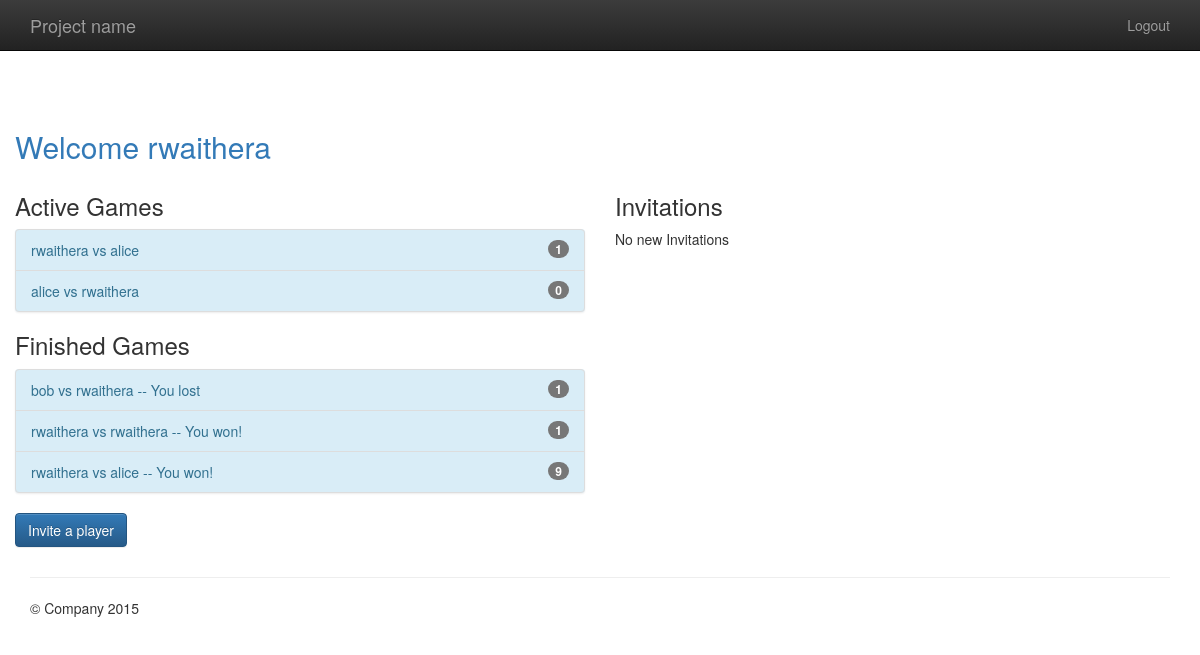
The app's page /player/home/ (signed in) with its own data.
### gameplay/models.py (models this page shows, shortened)
class Game(models.Model):
    first_player = models.ForeignKey(User, related_name="games_first_player")
    second_player = models.ForeignKey(User, related_name="games_second_player")
    start_time = models.DateTimeField(auto_now_add=True)
    last_active = models.DateTimeField(auto_now=True)
    status = models.CharField(max_length=1, default='F', choices=GAMES_STATUS_CHOICES)
    objects = GameQuerySet.as_manager()
    def get_absolute_url(self):
        return reverse("gameplay_detail", args=[self.id])
    def __str__(self):
        return "{0} vs {1}".format(self.first_player, self.second_player)

### player/views.py (the view)
# urls.py: url(r'home/$', welcome, name="player_home"),
@login_required
def welcome(request):
    my_games = Game.objects.games_for_user(request.user)
    active_games = Game.objects.active() # my_games.active()
    finished_games = my_games.difference(active_games)
    invitations = request.user.invitations_received.all()
    return render(request, "player/home.html",
                  {"active_games": active_games,
                   "finished_games": finished_games,
                   "invitations": invitations})

### gameplay/models.py (called while the page is built)
    def games_for_user(self, user):
        return self.filter(
            Q(first_player=user) | Q(second_player=user)
        )

    def active(self):
        return self.filter(
            Q(status='F') | Q(status='S')
        )

### templates/player/home.html (shortened to what this page needs)
{% extends "base.html" %}
{% block content %}
    <h2 class="text-primary">Welcome {{ user.username }}</h2>
    <div class="row">
        <div class="col-md-6">
            <h3>Active Games</h3>
            {% include "player/game_list_snippet.html" with games_list=active_games %}
            <h3>Finished Games</h3>
            {% include "player/game_list_snippet.html" with games_list=finished_games %}
            <p>
                <a class="btn btn-primary"
                   href="{% url 'player_new_invitation' %}">Invite a player</a>
            </p>
        </div>
        <div class="col-md-6">
            <h3>Invitations</h3>
            {% if invitations %}
                <div class="list-group">
                    {% for inv in invitations %}
                        <a class="list-group-item" href="{% url 'player_accept_invitation' id=inv.id  %}">
                            {{ inv.from_user.username }} has invited you to a game
                        </a>
                    {% endfor %}
                </div>
            {% else %}
                <p>No new Invitations</p>
            {% endif %}
        </div>
    </div>
{% endblock %}

### templates/base.html (shortened to what this page needs)
{% load staticfiles %}
<!doctype html>
<html class="no-js" lang="">
    <head>
        {% block styling%}
            <link rel="stylesheet" href="{% static 'player/css/bootstrap.min.css' %}">
            <link rel="stylesheet" href="{% static 'player/css/bootstrap-theme.min.css' %}">
            <link rel="stylesheet" href="{%  static 'player/css/main.css' %}">
        {% endblock %}
    </head>
    <body>
    <nav class="navbar navbar-inverse navbar-fixed-top" role="navigation">
      <div class="container">
        <div class="navbar-header">
          <a class="navbar-brand" href="#">Project name</a>
        </div>
        <ul class="nav navbar-nav navbar-right">
            {% if user.is_authenticated %}
                <li><a href="{%  url 'player_logout' %}">Logout</a></li>
            {% else %}
                <li><a href="{%  url 'player_login' %}">Login</a></li>
            {% endif %}
        </ul>
      </div>
    </nav>
    <div class="container">
        <div class="row">
            {% block content %}
            {% endblock content %}
          </div>
      <hr>
      <footer>
        <p>&copy; Company 2015</p>
      </footer>
    </div>
    </body>
</html>

### templates/player/game_list_snippet.html
{% if games_list %}
    <div class="list-group bg-info">
        {% for game in games_list %}
            <a class="list-group-item list-group-item-info"
               href="{{ game.get_absolute_url }}">
                {{ game }}
                {% if game.status not in 'FS' %}
                    {% if game.status == 'D' %}
                        -- Draw
                    {% elif game.status == 'W' and user == game.first_player %}
                        -- You won!
                    {% elif game.status == 'L' and user == game.secong_player%}
                        -- You won!
                    {%  else %}
                        -- You lost
                    {% endif %}
                {% endif %}
                <span class="badge">{{ game.move_set.count }}</span>
            </a>
        {% endfor %}
    </div>
{% endif %}

### templates/base.html (style rules this page uses)
body { padding-top: 50px; padding-bottom: 20px; margin-top: 60px; }

### records on screen
Game: first_player+second_player "rwaithera vs alice", move_set.count "1"
Game: first_player+second_player "alice vs rwaithera", move_set.count "0"
Game: first_player+second_player "bob vs rwaithera", status "-- You lost", move_set.count "1"
Game: first_player+second_player "rwaithera vs rwaithera", status "-- You won!", move_set.count "1"
Game: first_player+second_player "rwaithera vs alice", status "-- You won!", move_set.count "9"

### other values on screen
{{ user.username }} "rwaithera"
